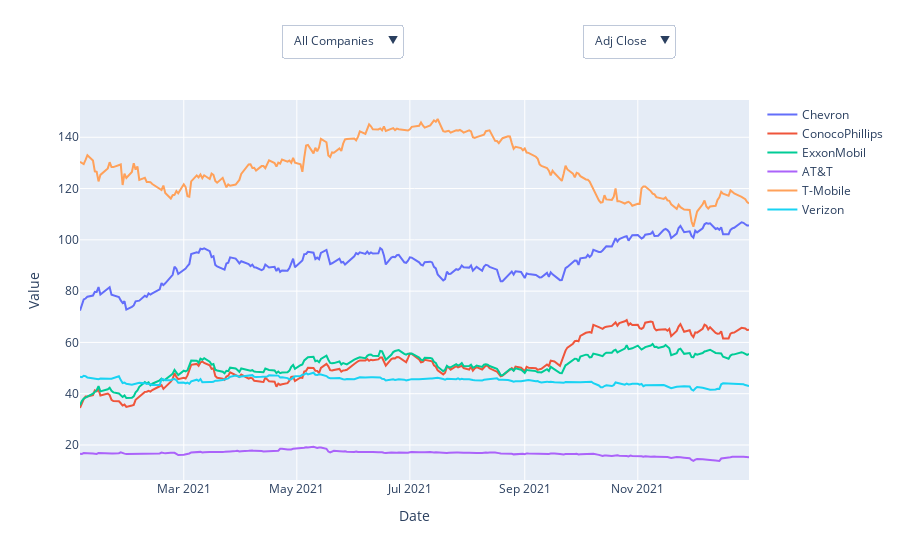

The notebook cell saved with this chart:
### Code cell
# Available columns (metrics) to plot
available_columns = ['Adj Close', 'Volume', 'Open', 'High', 'Low']

# Create an empty figure object
fig = go.Figure()

# Add traces for all companies (initially set to show 'Adj Close')
for company in companies:
    company_data = df_tele[df_tele['Company'] == company]
    fig.add_trace(go.Scatter(x=company_data['Date'], y=company_data['Adj Close'], mode='lines', name=company))

# Create dropdowns for company selection and metric selection with adjusted labels
fig.update_layout(
    xaxis_title="Date",
    yaxis_title="Value",
    updatemenus=[
        # Dropdown for selecting company
        dict(
            buttons=[
                dict(
                    label="All Companies",
                    method="update",
                    args=[{"visible": [True, True, True]}]
                )
            ] + [
                dict(
                    label=company,
                    method="update",
                    args=[{"visible": [company == comp for comp in companies]}]
                ) for company in companies
            ],
            direction="down",
            showactive=True,
            x=0.30,  # Adjust position to fit inline with label
            xanchor="left",
            y=1.2,
            yanchor="top",
        ),
        # Dropdown for selecting metric (e.g., Adj Close, Volume, etc.)
        dict(
            buttons=[dict(
                label=metric,
                method="update",
                args=[{"y": [df_tele[df_tele['Company'] == company][metric] for company in companies]}]
            ) for metric in available_columns],
            direction="down",
            showactive=True,
            x=0.75,  # Adjust position to fit inline with label
            xanchor="left",
            y=1.2,
            yanchor="top",
        )
    ]
)

# Add labels for dropdowns (Company: DROPDOWN  Metric: DROPDOWN)
fig.add_annotation(x=0.15, y=1.22, xref='paper', yref='paper', showarrow=False, text=" ", font=dict(size=12))
fig.add_annotation(x=0.70, y=1.22, xref='paper', yref='paper', showarrow=False, text=" ", font=dict(size=12))

# Show the figure
fig.show()

### Figure 1 — Plotly figure (JSON) as saved in the notebook; plotly's stock layout.template omitted (floating-point values rounded to 4 significant figures; data arrays with more than 128 entries replaced by an {"elided": "..."} marker saying what was removed)
{"data": [{"mode": "lines", "name": "Chevron", "type": "scatter", "x": {"elided": "252 str values"}, "y": {"elided": "252 float values"}}, {"mode": "lines", "name": "ConocoPhillips", "type": "scatter", "x": {"elided": "252 str values"}, "y": {"elided": "252 float values"}}, {"mode": "lines", "name": "ExxonMobil", "type": "scatter", "x": {"elided": "252 str values"}, "y": {"elided": "252 float values"}}, {"mode": "lines", "name": "AT&T", "type": "scatter", "x": {"elided": "252 str values"}, "y": {"elided": "252 float values"}}, {"mode": "lines", "name": "T-Mobile", "type": "scatter", "x": {"elided": "252 str values"}, "y": {"elided": "252 float values"}}, {"mode": "lines", "name": "Verizon", "type": "scatter", "x": {"elided": "252 str values"}, "y": {"elided": "252 float values"}}], "layout": {"annotations": [{"font": {"size": 12}, "showarrow": false, "text": " ", "x": 0.15, "xref": "paper", "y": 1.22, "yref": "paper"}, {"font": {"size": 12}, "showarrow": false, "text": " ", "x": 0.7, "xref": "paper", "y": 1.22, "yref": "paper"}], "updatemenus": [{"buttons": [{"args": [{"visible": [true, true, true]}], "label": "All Companies", "method": "update"}, {"args": [{"visible": [true, false, false, false, false, false]}], "label": "Chevron", "method": "update"}, {"args": [{"visible": [false, true, false, false, false, false]}], "label": "ConocoPhillips", "method": "update"}, {"args": [{"visible": [false, false, true, false, false, false]}], "label": "ExxonMobil", "method": "update"}, {"args": [{"visible": [false, false, false, true, false, false]}], "label": "AT&T", "method": "update"}, {"args": [{"visible": [false, false, false, false, true, false]}], "label": "T-Mobile", "method": "update"}, {"args": [{"visible": [false, false, false, false, false, true]}], "label": "Verizon", "method": "update"}], "direction": "down", "showactive": true, "x": 0.3, "xanchor": "left", "y": 1.2, "yanchor": "top"}, {"buttons": [{"args": [{"y": {"elided": "6x252 float values"}}], "label": "Adj Close", "method": "update"}, {"args": [{"y": {"elided": "6x252 int values"}}], "label": "Volume", "method": "update"}, {"args": [{"y": {"elided": "6x252 float values"}}], "label": "Open", "method": "update"}, {"args": [{"y": {"elided": "6x252 float values"}}], "label": "High", "method": "update"}, {"args": [{"y": {"elided": "6x252 float values"}}], "label": "Low", "method": "update"}], "direction": "down", "showactive": true, "x": 0.75, "xanchor": "left", "y": 1.2, "yanchor": "top"}], "xaxis": {"title": {"text": "Date"}}, "yaxis": {"title": {"text": "Value"}}}}
